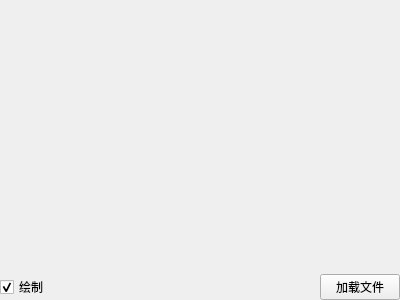
<?xml version="1.0" encoding="UTF-8"?>
<ui version="4.0">
 <class>DlibDetectWidget</class>
 <widget class="QWidget" name="DlibDetectWidget">
  <property name="geometry">
   <rect>
    <x>0</x>
    <y>0</y>
    <width>400</width>
    <height>300</height>
   </rect>
  </property>
  <property name="windowTitle">
   <string>DlibDetectWidget</string>
  </property>
  <layout class="QVBoxLayout" name="verticalLayout">
   <property name="spacing">
    <number>0</number>
   </property>
   <property name="leftMargin">
    <number>0</number>
   </property>
   <property name="topMargin">
    <number>0</number>
   </property>
   <property name="rightMargin">
    <number>0</number>
   </property>
   <property name="bottomMargin">
    <number>0</number>
   </property>
   <item>
    <widget class="QScrollArea" name="scrollArea">
     <property name="frameShape">
      <enum>QFrame::NoFrame</enum>
     </property>
     <property name="widgetResizable">
      <bool>true</bool>
     </property>
     <widget class="QWidget" name="scrollAreaWidgetContents">
      <property name="geometry">
       <rect>
        <x>0</x>
        <y>0</y>
        <width>400</width>
        <height>277</height>
       </rect>
      </property>
      <layout class="QHBoxLayout" name="horizontalLayout_2">
       <property name="spacing">
        <number>0</number>
       </property>
       <property name="leftMargin">
        <number>0</number>
       </property>
       <property name="topMargin">
        <number>0</number>
       </property>
       <property name="rightMargin">
        <number>0</number>
       </property>
       <property name="bottomMargin">
        <number>0</number>
       </property>
       <item>
        <widget class="QLabel" name="labelImage"/>
       </item>
      </layout>
     </widget>
    </widget>
   </item>
   <item>
    <widget class="QWidget" name="widget" native="true">
     <layout class="QHBoxLayout" name="horizontalLayout">
      <property name="spacing">
       <number>1</number>
      </property>
      <property name="leftMargin">
       <number>0</number>
      </property>
      <property name="topMargin">
       <number>0</number>
      </property>
      <property name="rightMargin">
       <number>0</number>
      </property>
      <property name="bottomMargin">
       <number>0</number>
      </property>
      <item>
       <widget class="QCheckBox" name="checkBoxRender">
        <property name="text">
         <string>绘制</string>
        </property>
        <property name="checked">
         <bool>true</bool>
        </property>
       </widget>
      </item>
      <item>
       <spacer name="horizontalSpacer">
        <property name="orientation">
         <enum>Qt::Horizontal</enum>
        </property>
        <property name="sizeHint" stdset="0">
         <size>
          <width>40</width>
          <height>20</height>
         </size>
        </property>
       </spacer>
      </item>
      <item>
       <widget class="QPushButton" name="pushButtonLoadCascade">
        <property name="text">
         <string>加载文件</string>
        </property>
       </widget>
      </item>
     </layout>
    </widget>
   </item>
  </layout>
 </widget>
 <layoutdefault spacing="6" margin="11"/>
 <resources/>
 <connections>
  <connection>
   <sender>pushButtonLoadCascade</sender>
   <signal>clicked()</signal>
   <receiver>DlibDetectWidget</receiver>
   <slot>loadFile()</slot>
   <hints>
    <hint type="sourcelabel">
     <x>353</x>
     <y>279</y>
    </hint>
    <hint type="destinationlabel">
     <x>199</x>
     <y>149</y>
    </hint>
   </hints>
  </connection>
 </connections>
 <slots>
  <slot>loadFile()</slot>
 </slots>
</ui>
